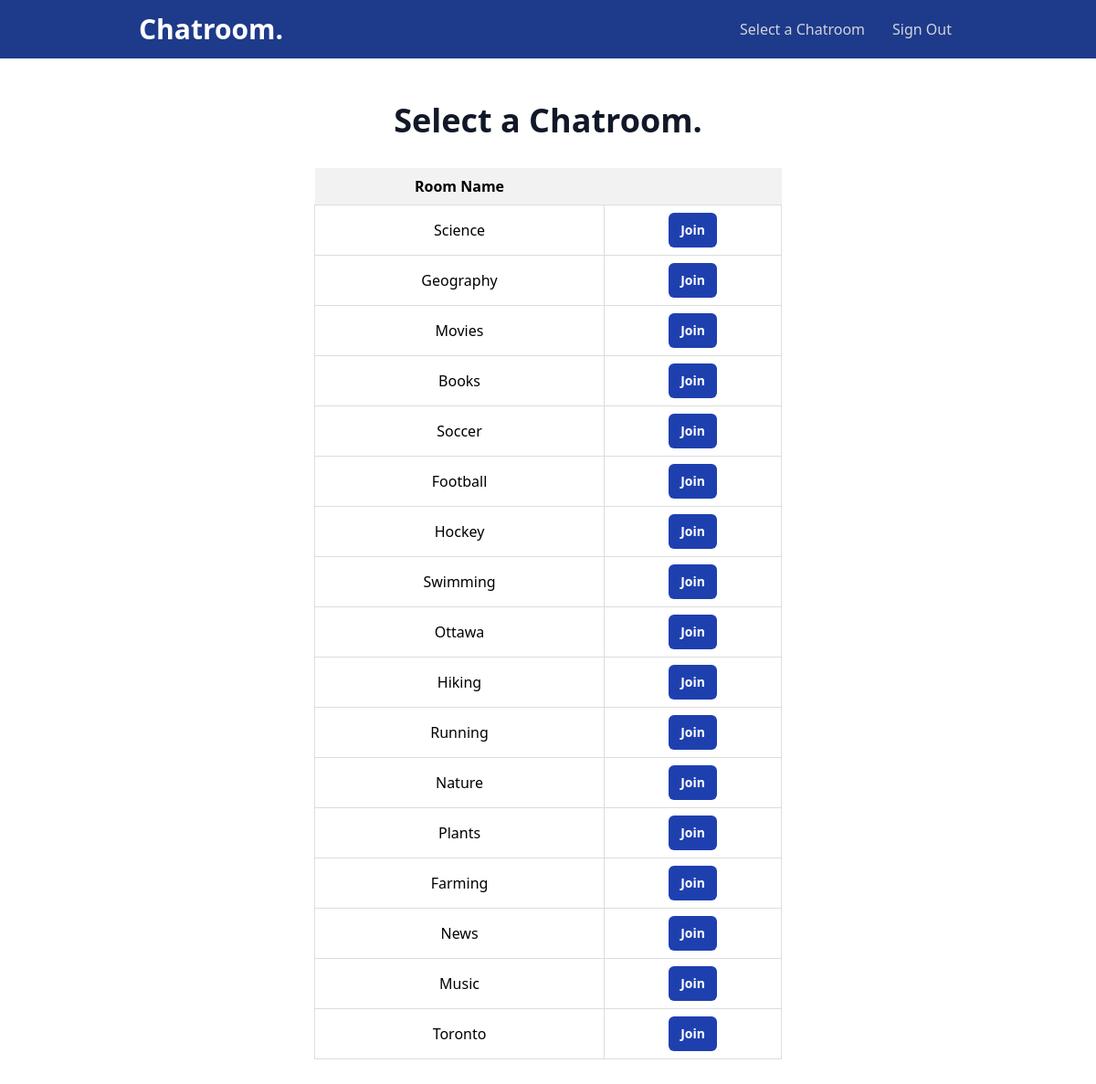
/chatrooms/ (signed in), run on the app's committed database.
### room/models.py (models this page shows)
class Room(models.Model):
    roomName = models.CharField(max_length=255)
    slug = models.SlugField(unique=True)

### room/views.py (the view)
# urls.py: path('chatrooms/', include('room.urls')),
@login_required
def chatrooms(request):
    all_chatrooms = Room.objects.all()
    return render(request, 'chatrooms.html', {'chatrooms': all_chatrooms})

### room/templates/chatrooms.html (shortened to what this page needs)
{% extends 'navbar.html' %}
{% block content %}
{% if not request.user.is_authenticated %}
<div class = "min-h-screen flex justify-center py-12 px-4 sm:px-6 lg:px-8">
    <div class = "max-w-lg w-full space-y-8">
        <div>
            <h1 class="text-center font-extrabold text-gray-900">You are not signed in.</h1>
        </div>
    </div>
</div>
{% else %}
<div class = "min-h-screen flex justify-center py-12 px-4 sm:px-6 lg:px-8">
    <div class = "max-w-lg w-full space-y-8">
        <div>
            <h1 class="text-center text-4xl font-extrabold text-gray-900">Select a Chatroom.</h1>
        </div>
        <div style="overflow-y: scroll; display: flex; flex-direction: column; align-items: center; justify-content: center;">
            <table style="width: 100%; border-collapse: collapse;">
              <thead>
                <tr>
                  <th style="padding: 8px; background-color: #f2f2f2;">Room Name</th>
                  <th style="padding: 8px; background-color: #f2f2f2;"></th>
                </tr>
              </thead>
              <tbody>
                {% for chatroom in chatrooms %}
                  <tr>
                    <td style="padding: 8px; border: 1px solid #ddd; text-align: center;">{{ chatroom.roomName }}</td>
                    <td style="padding: 8px; border: 1px solid #ddd; text-align: center;">
                        <button class = "justify-center px-3 py-2 border border-transparent text-sm font-medium rounded-md text-white bg-blue-800">
                            <span class = "font-extrabold"> <a href = "{% url 'chatroom' chatroom.slug %}" </a> Join</span>
                        </button>
                    </td>
                  </tr>
                {% endfor %}
              </tbody>
            </table>
        </div>
    </div>
  </div>
{% endif %}
{% endblock %}

### data on the page
Room: roomName "Science"
Room: roomName "Geography"
Room: roomName "Movies"
Room: roomName "Books"
Room: roomName "Soccer"
Room: roomName "Football"
Room: roomName "Hockey"
Room: roomName "Swimming"
Room: roomName "Ottawa"
Room: roomName "Hiking"
Room: roomName "Running"
Room: roomName "Nature"
Room: roomName "Plants"
Room: roomName "Farming"
Room: roomName "News"
Room: roomName "Music"
Room: roomName "Toronto"
